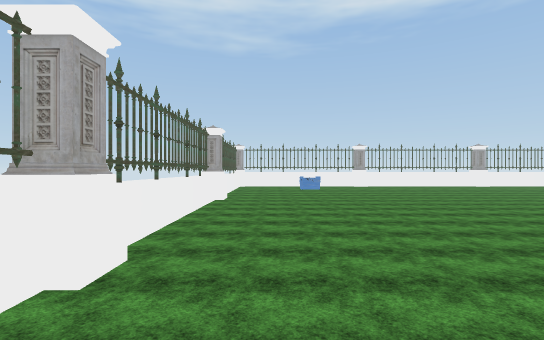
View 1 (above)

24 first-person views from a walk through a scene from a Unity 3-D project. The camera is 1.5 m above the floor, looks level and sees 85° across. The floor is counted in squares, 2 m on a side. Each view is taken from the middle of a square. On the plan, view 1 faces up. The plan holds only what a view shows up to about 10 squares ahead; the rest is blank. The place goes on beyond the plan. The player is left out. Some animated figures are left out. Some surface patterns are stand-ins.

View 2
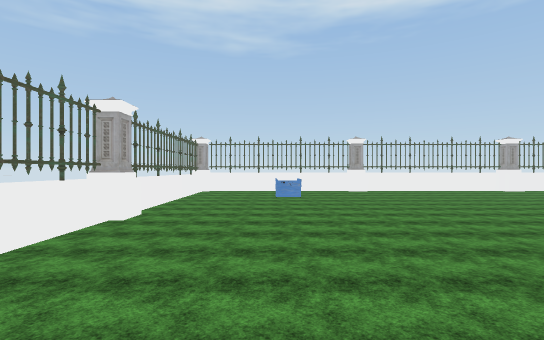

View 3
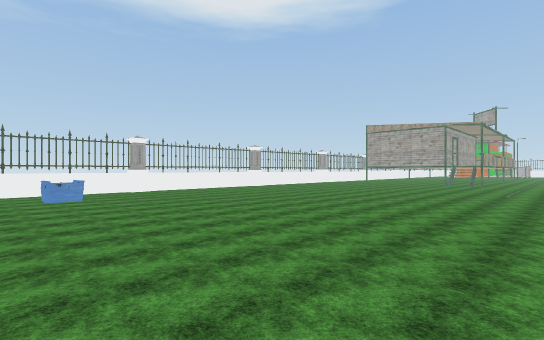

View 4
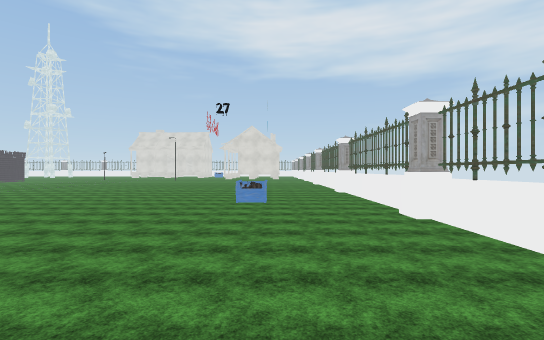

View 5
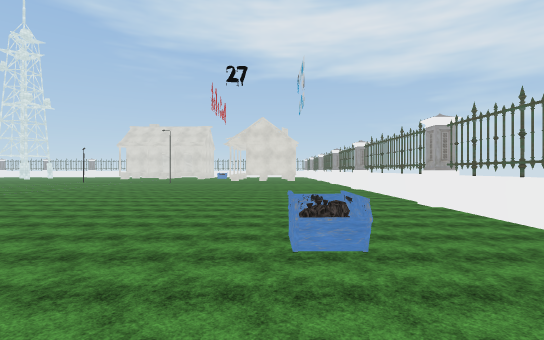

View 6
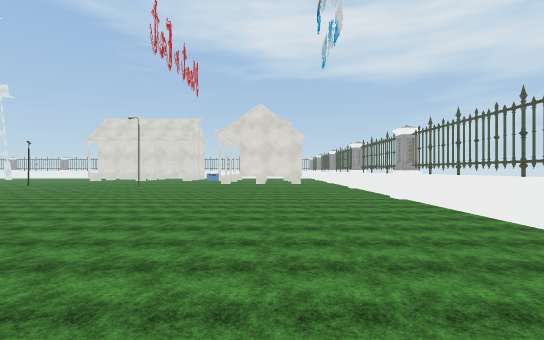

View 7
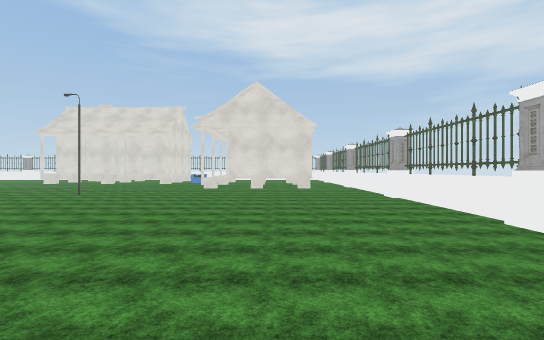

View 8
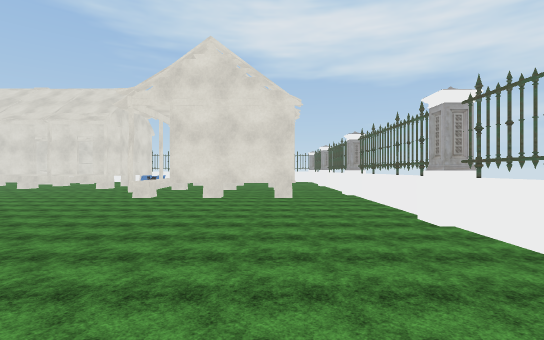

View 9
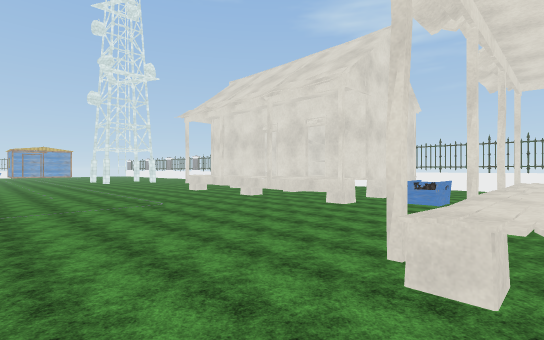

View 10
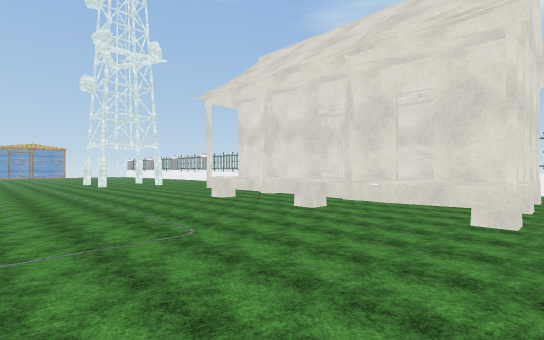

View 11
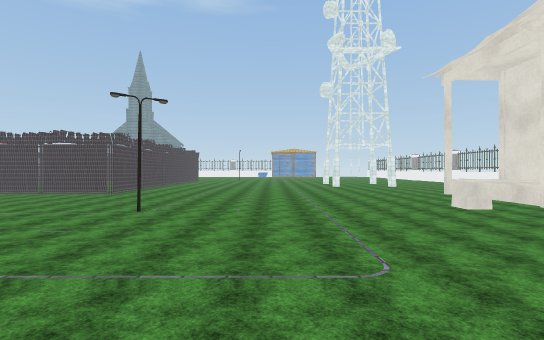

View 12
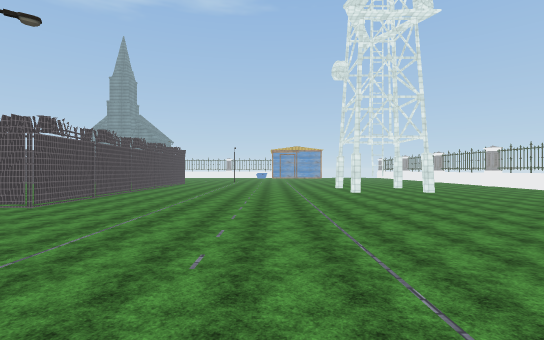

View 13
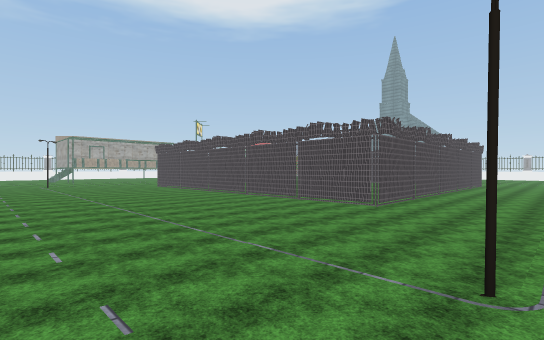

View 14
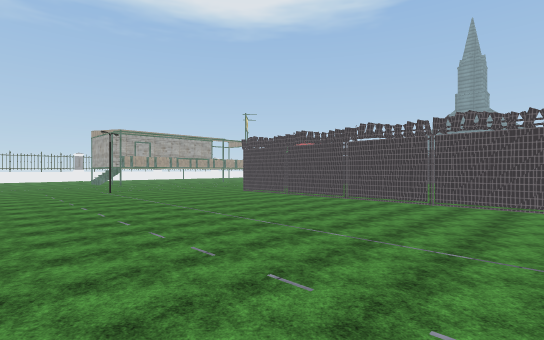

View 15
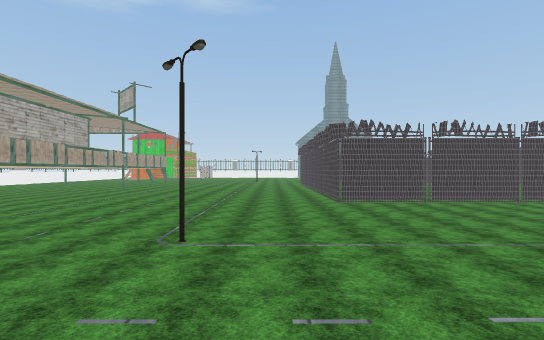

View 16
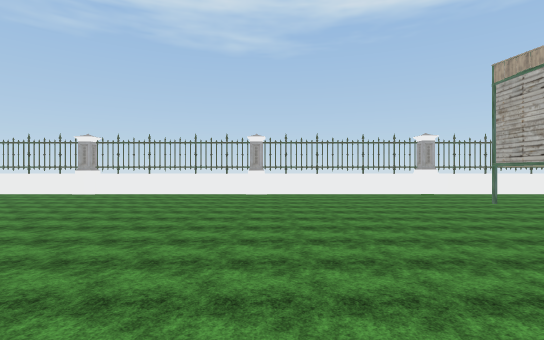

View 17
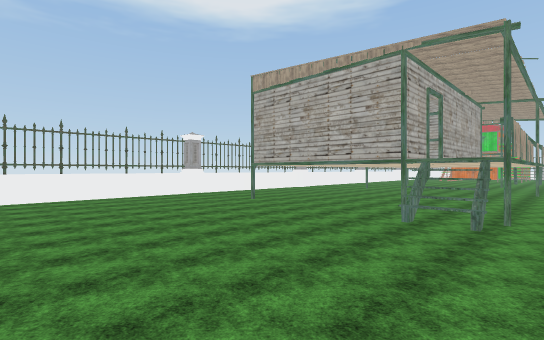

View 18
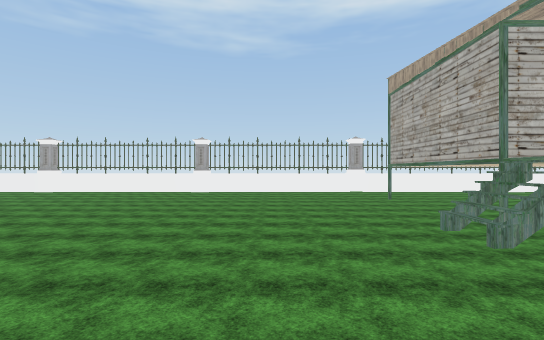

View 19
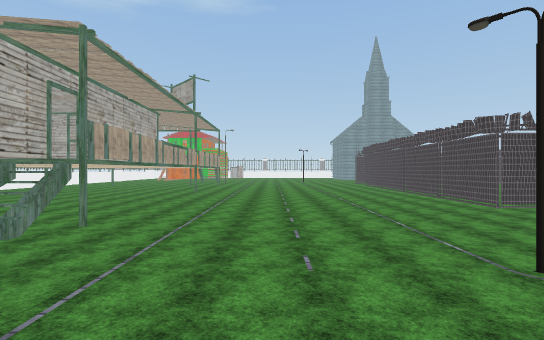

View 20
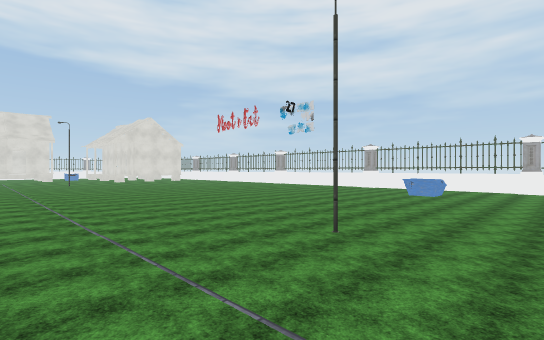

View 21
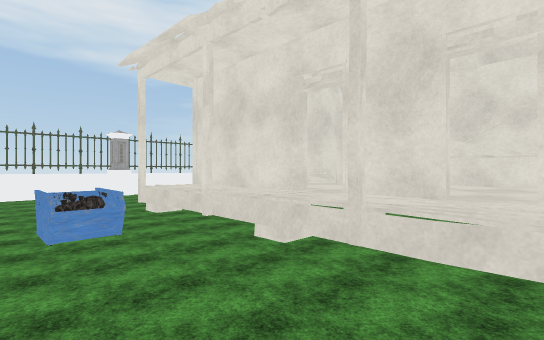

View 22
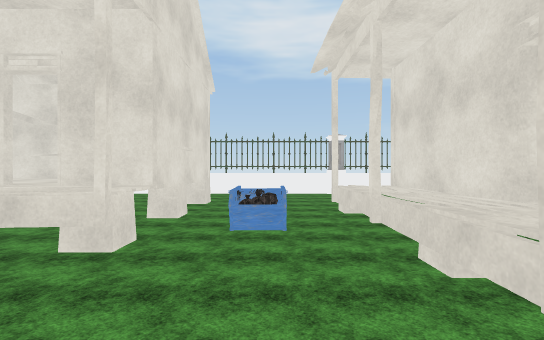

View 23
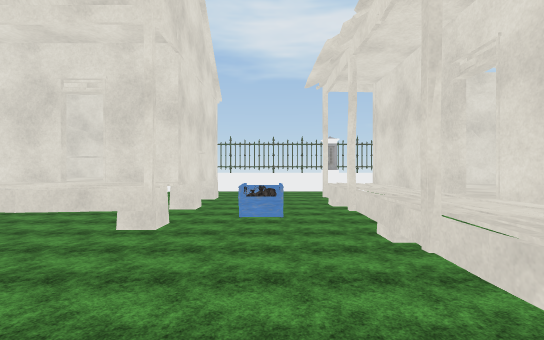

View 24
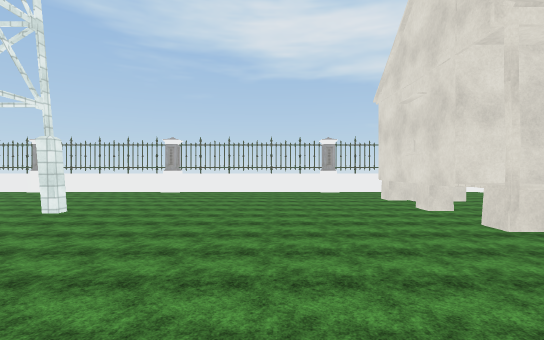

### Floor plan
Ten units are one square. View 1 is at (0, 0); x grows to the right and y downward. Boxes are objects, and circles mark ways between rooms. Rooms are numbered by the first view taken in them; rooms with no view inside come last. Other rooms are left out.
<svg viewBox="-30 -150 250 429">
<path fill="none" stroke="#000" d="M169 45 170 40M169 108 170 103M181 122 173 122M147 -57 147 -67M148 -57 148 -67M152 -58 140 -57M-14 92 -14 130M-16 11 -16 24M-16 92 -16 104M152 -66 139 -65M44 170 49 170M-16 117 -16 126M215 122 170 122 170 16 211 16M48 180 48 215M-14 139 -14 171M37 181 37 201M-16 -48 -16 -24M4 170 37 170M88 209 98 209M76 209 85 209M131 209 141 209 141 212M79 213 95 213M75 214 75 206 141 207M92 217 105 217M111 217 141 217 141 250M75 217 89 217M-16 -75 -16 -55M110 -137 104 -137M188 -135 4 -135M12 -137 5 -137M-14 -130 -14 85M65 274 80 274M140 -57 141 -67M143 -56 143 -67M45 180 45 214M41 181 41 191M39 181 39 190M43 191 43 221M39 192 39 217M42 201 47 201M105 212 105 206M41 202 41 214M136 212 136 206M135 243 135 248M11 218 11 226M5 182 5 196M48 192 48 186M10 235 17 235M43 186 43 170M44 184 44 170M122 243 135 243M95 249 120 249"/>
<rect x="-25" y="25" width="20" height="10" fill="#bbb"><title>other object</title></rect>
<rect x="-15" y="175" width="10" height="10" fill="#bbb"><title>other object</title></rect>
<rect x="-15" y="125" width="10" height="10" fill="#bbb"><title>other object</title></rect>
<rect x="-15" y="85" width="10" height="10" fill="#bbb"><title>other object</title></rect>
<rect x="-15" y="-25" width="10" height="10" fill="#bbb"><title>other object</title></rect>
<rect x="-15" y="-85" width="10" height="10" fill="#bbb"><title>other object</title></rect>
<rect x="5" y="-5" width="20" height="10" fill="#bbb"><title>other object</title></rect>
<rect x="5" y="-125" width="20" height="20" fill="#bbb"><title>other object</title></rect>
<rect x="35" y="-145" width="10" height="10" fill="#bbb"><title>other object</title></rect>
<rect x="75" y="135" width="10" height="10" fill="#bbb"><title>other object</title></rect>
<rect x="75" y="-15" width="10" height="10" fill="#bbb"><title>other object</title></rect>
<rect x="85" y="-145" width="10" height="10" fill="#bbb"><title>other object</title></rect>
<rect x="125" y="145" width="10" height="10" fill="#bbb"><title>other object</title></rect>
<rect x="125" y="-15" width="10" height="10" fill="#bbb"><title>other object</title></rect>
<rect x="145" y="-145" width="10" height="10" fill="#bbb"><title>other object</title></rect>
<text x="100" y="50">1</text>
<text x="20" y="200">2</text>
<text x="110" y="230">3</text>
</svg>

Where each view was taken, in squares from view 1:
view 1: 0 up, 0 right, facing up
view 2: 3 up, 1 right, facing up
view 3: 3 up, 0 right, facing up-right
view 4: 7 up, 1 right, facing down
view 5: 3 up, 2 right, facing down
view 6: 1 down, 2 right, facing down
view 7: 5 down, 2 right, facing down
view 8: 9 down, 1 right, facing down
view 9: 15 down, 4 right, facing down-right
view 10: 16 down, 7 right, facing down-right
view 11: 17 down, 8 right, facing right
view 12: 17 down, 11 right, facing right
view 13: 15 down, 11 right, facing up-right
view 14: 10 down, 10 right, facing up-right
view 15: 0 up, 10 right, facing right
view 16: 4 up, 10 right, facing up
view 17: 5 up, 10 right, facing up-right
view 18: 3 up, 12 right, facing up
view 19: 3 up, 11 right, facing right
view 20: 3 up, 11 right, facing down-left
view 21: 18 down, 7 right, facing down-left
view 22: 18 down, 6 right, facing down
view 23: 17 down, 6 right, facing down
view 24: 17 down, 17 right, facing down
